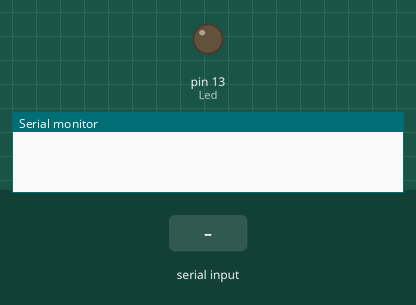
Recording of a sketch running on a simulated Arduino Uno, built with avr-gcc and run on an emulated ATmega328P. Parts: output pins drawn as LEDs (lit = HIGH), the last lines printed to the serial monitor. The test bench sets the inputs (shaded band).

Above: at 1.2 s.
1.3 s: "H" received over the second serial link
At 2.5 s:
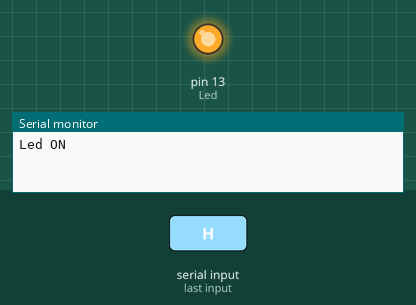
2.8 s: "L" received over the second serial link
At 3.8 s:
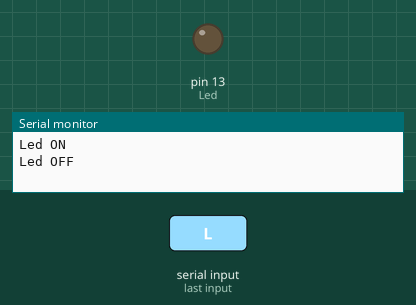
Timing chart, 0 to 5.8 s (numbered marks = the images above; inputs shaded):
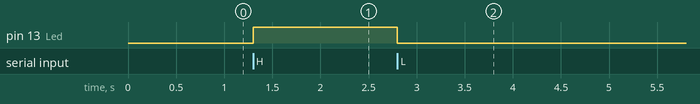

Measured:
- after the input at 1.3 s, pin 13 (Led): LOW → HIGH at once
- after the input at 2.8 s, pin 13 (Led): HIGH → LOW at once

The sketch:

bluetooth.ino
```cpp
#include <SoftwareSerial.h>

int rxPin = 3;
int txPin = 2;
SoftwareSerial bluetooth(rxPin, txPin);

String message; //string that stores the incoming message
int Led = 13;

void setup()
{
  Serial.begin(9600); //set baud rate
  bluetooth.begin(9600); //set baud rate
  pinMode(Led,OUTPUT);
}

void loop()
{
  while(bluetooth.available())
  {
    message+=char(bluetooth.read());
  }
  if(!bluetooth.available())
  {
    if(message!="")
    {//if data is available
      if(message == "H"){
          digitalWrite(Led, HIGH);
          Serial.println("Led ON"); //show the data
          delay(20);
          message=""; //clear the data
       }
       else if(message == "L"){
          digitalWrite(Led, LOW);
          Serial.println("Led OFF"); //show the data
          delay(20);
          message=""; //clear the data
       }
    }
  }
}
```
